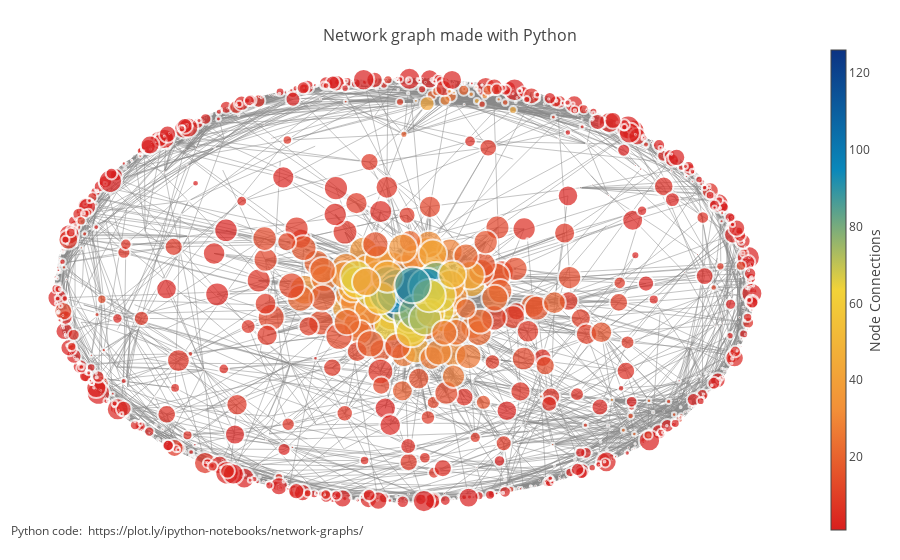

Here is the notebook cell this chart was saved with:
### Code cell
drawSpringLayoutGraphFromDict(G2, eigenvector_centrality)

### Figure 1 — Plotly figure (JSON) as saved in the notebook; plotly's stock layout.template omitted (floating-point values rounded to 4 significant figures; data arrays with more than 128 entries replaced by an {"elided": "..."} marker saying what was removed)
{"data": [{"hoverinfo": "none", "line": {"color": "#888", "width": 0.5}, "mode": "lines", "type": "scatter", "x": {"elided": "17736 float values"}, "y": {"elided": "17736 float values"}}, {"hoverinfo": "text", "marker": {"color": {"elided": "2026 int values"}, "colorbar": {"thickness": 15, "title": "Node Connections", "titleside": "right", "xanchor": "left"}, "colorscale": "Portland", "line": {"width": 2}, "reversescale": true, "showscale": true, "size": {"elided": "2026 float values"}}, "mode": "markers", "text": {"elided": "2026 str values"}, "type": "scatter", "x": {"elided": "2026 float values"}, "y": {"elided": "2026 float values"}}], "layout": {"annotations": [{"showarrow": false, "text": "Python code: <a href='https://plot.ly/ipython-notebooks/network-graphs/'> https://plot.ly/ipython-notebooks/network-graphs/</a>", "x": 0.005, "xref": "paper", "y": -0.002, "yref": "paper"}], "hovermode": "closest", "margin": {"b": 20, "l": 5, "r": 5, "t": 40}, "showlegend": false, "title": "<br>Network graph made with Python", "titlefont": {"size": 16}, "xaxis": {"showgrid": false, "showticklabels": false, "zeroline": false}, "yaxis": {"showgrid": false, "showticklabels": false, "zeroline": false}}}
